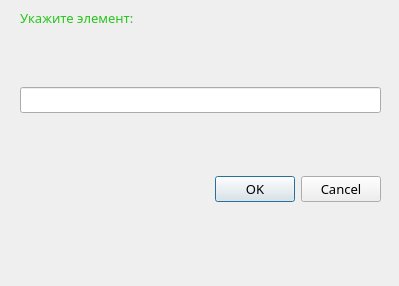
<?xml version="1.0" encoding="UTF-8"?>
<ui version="4.0">
 <class>Dialog</class>
 <widget class="QDialog" name="Dialog">
  <property name="geometry">
   <rect>
    <x>0</x>
    <y>0</y>
    <width>399</width>
    <height>286</height>
   </rect>
  </property>
  <property name="minimumSize">
   <size>
    <width>399</width>
    <height>286</height>
   </size>
  </property>
  <property name="windowTitle">
   <string>Dialog</string>
  </property>
  <widget class="QWidget" name="verticalLayoutWidget">
   <property name="geometry">
    <rect>
     <x>20</x>
     <y>30</y>
     <width>361</width>
     <height>231</height>
    </rect>
   </property>
   <layout class="QVBoxLayout" name="verticalLayout">
    <item>
     <widget class="QLineEdit" name="lineEditFind">
      <property name="font">
       <font>
        <family>Nokia Sans S60</family>
        <pointsize>10</pointsize>
       </font>
      </property>
     </widget>
    </item>
    <item>
     <widget class="QDialogButtonBox" name="buttonBoxFind">
      <property name="font">
       <font>
        <family>Nokia Sans S60</family>
        <pointsize>10</pointsize>
       </font>
      </property>
      <property name="orientation">
       <enum>Qt::Horizontal</enum>
      </property>
      <property name="standardButtons">
       <set>QDialogButtonBox::Cancel|QDialogButtonBox::Ok</set>
      </property>
     </widget>
    </item>
   </layout>
  </widget>
  <widget class="QLabel" name="label">
   <property name="geometry">
    <rect>
     <x>20</x>
     <y>10</y>
     <width>181</width>
     <height>16</height>
    </rect>
   </property>
   <property name="palette">
    <palette>
     <active>
      <colorrole role="WindowText">
       <brush brushstyle="SolidPattern">
        <color alpha="255">
         <red>39</red>
         <green>197</green>
         <blue>27</blue>
        </color>
       </brush>
      </colorrole>
     </active>
     <inactive>
      <colorrole role="WindowText">
       <brush brushstyle="SolidPattern">
        <color alpha="255">
         <red>39</red>
         <green>197</green>
         <blue>27</blue>
        </color>
       </brush>
      </colorrole>
     </inactive>
     <disabled>
      <colorrole role="WindowText">
       <brush brushstyle="SolidPattern">
        <color alpha="255">
         <red>120</red>
         <green>120</green>
         <blue>120</blue>
        </color>
       </brush>
      </colorrole>
     </disabled>
    </palette>
   </property>
   <property name="font">
    <font>
     <family>Nokia Sans S60</family>
     <pointsize>10</pointsize>
    </font>
   </property>
   <property name="text">
    <string>Укажите элемент:</string>
   </property>
  </widget>
 </widget>
 <resources/>
 <connections>
  <connection>
   <sender>buttonBoxFind</sender>
   <signal>accepted()</signal>
   <receiver>Dialog</receiver>
   <slot>accept()</slot>
   <hints>
    <hint type="sourcelabel">
     <x>248</x>
     <y>254</y>
    </hint>
    <hint type="destinationlabel">
     <x>157</x>
     <y>274</y>
    </hint>
   </hints>
  </connection>
  <connection>
   <sender>buttonBoxFind</sender>
   <signal>rejected()</signal>
   <receiver>Dialog</receiver>
   <slot>reject()</slot>
   <hints>
    <hint type="sourcelabel">
     <x>316</x>
     <y>260</y>
    </hint>
    <hint type="destinationlabel">
     <x>286</x>
     <y>274</y>
    </hint>
   </hints>
  </connection>
 </connections>
</ui>
